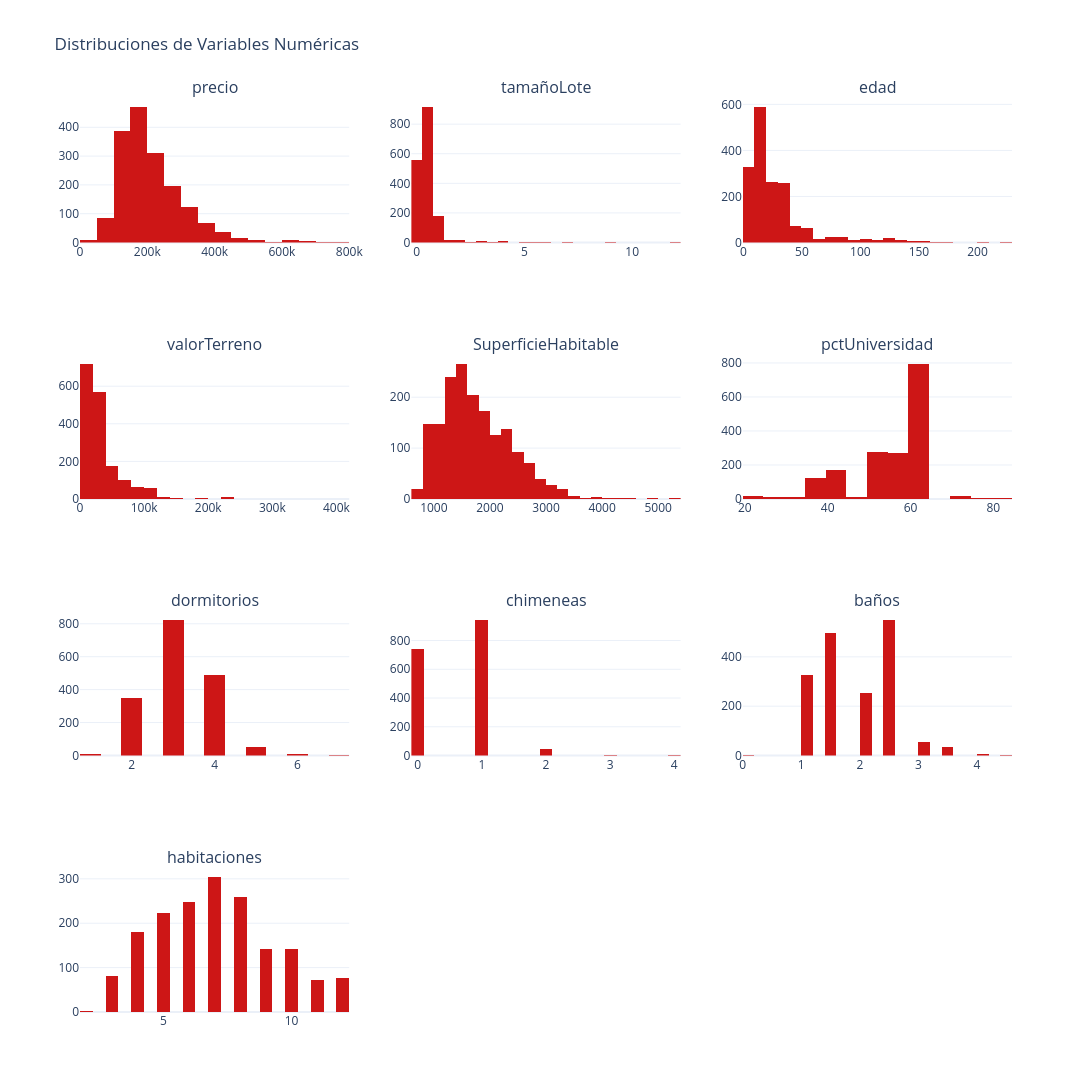

Notebook cell for this chart:
### Code cell
# Datos Numericos
datos_numericos = df.select_dtypes(include=['int', 'float']).columns.tolist()

cols = 3
rows = (len(datos_numericos)+ cols - 1) // cols

#crear subgraficos
fig = make_subplots(rows=rows, cols=cols, subplot_titles=datos_numericos)

#Agregar histogramas por variable
for i, var in enumerate(datos_numericos):
    row = i // cols + 1
    col = i % cols + 1
    fig.add_trace(
        go.Histogram(x=df[var], name=var, marker_color="#cd1616", nbinsx=30),
        row=row, col=col
    )
    
# Ajustes de presentación
fig.update_layout(
    height=300 * rows,
    width=1400,
    title_text='Distribuciones de Variables Numéricas',
    template='plotly_white',
    showlegend=False
)

fig.show()

### Figure 1 — Plotly figure (JSON) as saved in the notebook; plotly's stock layout.template omitted (floating-point values rounded to 4 significant figures; data arrays with more than 128 entries replaced by an {"elided": "..."} marker saying what was removed)
{"data": [{"marker": {"color": "#cd1616"}, "name": "precio", "nbinsx": 30, "type": "histogram", "x": {"elided": "1728 int values"}, "xaxis": "x", "yaxis": "y"}, {"marker": {"color": "#cd1616"}, "name": "tamañoLote", "nbinsx": 30, "type": "histogram", "x": {"elided": "1728 float values"}, "xaxis": "x2", "yaxis": "y2"}, {"marker": {"color": "#cd1616"}, "name": "edad", "nbinsx": 30, "type": "histogram", "x": {"elided": "1728 int values"}, "xaxis": "x3", "yaxis": "y3"}, {"marker": {"color": "#cd1616"}, "name": "valorTerreno", "nbinsx": 30, "type": "histogram", "x": {"elided": "1728 int values"}, "xaxis": "x4", "yaxis": "y4"}, {"marker": {"color": "#cd1616"}, "name": "SuperficieHabitable", "nbinsx": 30, "type": "histogram", "x": {"elided": "1728 int values"}, "xaxis": "x5", "yaxis": "y5"}, {"marker": {"color": "#cd1616"}, "name": "pctUniversidad", "nbinsx": 30, "type": "histogram", "x": {"elided": "1728 int values"}, "xaxis": "x6", "yaxis": "y6"}, {"marker": {"color": "#cd1616"}, "name": "dormitorios", "nbinsx": 30, "type": "histogram", "x": {"elided": "1728 int values"}, "xaxis": "x7", "yaxis": "y7"}, {"marker": {"color": "#cd1616"}, "name": "chimeneas", "nbinsx": 30, "type": "histogram", "x": {"elided": "1728 int values"}, "xaxis": "x8", "yaxis": "y8"}, {"marker": {"color": "#cd1616"}, "name": "baños", "nbinsx": 30, "type": "histogram", "x": {"elided": "1728 float values"}, "xaxis": "x9", "yaxis": "y9"}, {"marker": {"color": "#cd1616"}, "name": "habitaciones", "nbinsx": 30, "type": "histogram", "x": {"elided": "1728 int values"}, "xaxis": "x10", "yaxis": "y10"}], "layout": {"annotations": [{"font": {"size": 16}, "showarrow": false, "text": "precio", "x": 0.1444, "xanchor": "center", "xref": "paper", "y": 1, "yanchor": "bottom", "yref": "paper"}, {"font": {"size": 16}, "showarrow": false, "text": "tamañoLote", "x": 0.5, "xanchor": "center", "xref": "paper", "y": 1, "yanchor": "bottom", "yref": "paper"}, {"font": {"size": 16}, "showarrow": false, "text": "edad", "x": 0.8556, "xanchor": "center", "xref": "paper", "y": 1, "yanchor": "bottom", "yref": "paper"}, {"font": {"size": 16}, "showarrow": false, "text": "valorTerreno", "x": 0.1444, "xanchor": "center", "xref": "paper", "y": 0.7188, "yanchor": "bottom", "yref": "paper"}, {"font": {"size": 16}, "showarrow": false, "text": "SuperficieHabitable", "x": 0.5, "xanchor": "center", "xref": "paper", "y": 0.7188, "yanchor": "bottom", "yref": "paper"}, {"font": {"size": 16}, "showarrow": false, "text": "pctUniversidad", "x": 0.8556, "xanchor": "center", "xref": "paper", "y": 0.7188, "yanchor": "bottom", "yref": "paper"}, {"font": {"size": 16}, "showarrow": false, "text": "dormitorios", "x": 0.1444, "xanchor": "center", "xref": "paper", "y": 0.4375, "yanchor": "bottom", "yref": "paper"}, {"font": {"size": 16}, "showarrow": false, "text": "chimeneas", "x": 0.5, "xanchor": "center", "xref": "paper", "y": 0.4375, "yanchor": "bottom", "yref": "paper"}, {"font": {"size": 16}, "showarrow": false, "text": "baños", "x": 0.8556, "xanchor": "center", "xref": "paper", "y": 0.4375, "yanchor": "bottom", "yref": "paper"}, {"font": {"size": 16}, "showarrow": false, "text": "habitaciones", "x": 0.1444, "xanchor": "center", "xref": "paper", "y": 0.1562, "yanchor": "bottom", "yref": "paper"}], "height": 1200, "showlegend": false, "title": {"text": "Distribuciones de Variables Numéricas"}, "width": 1400, "xaxis": {"anchor": "y", "autorange": true, "domain": [0, 0.2889], "range": [-0.5, 800000.0], "type": "linear"}, "xaxis10": {"anchor": "y10", "autorange": true, "domain": [0, 0.2889], "range": [1.75, 12.25], "type": "linear"}, "xaxis11": {"anchor": "y11", "domain": [0.3556, 0.6444]}, "xaxis12": {"anchor": "y12", "domain": [0.7111, 1]}, "xaxis2": {"anchor": "y2", "autorange": true, "domain": [0.3556, 0.6444], "range": [-0.25, 12.25], "type": "linear"}, "xaxis3": {"anchor": "y3", "autorange": true, "domain": [0.7111, 1], "range": [-0.5, 229.5], "type": "linear"}, "xaxis4": {"anchor": "y4", "autorange": true, "domain": [0, 0.2889], "range": [-0.5, 420000.0], "type": "linear"}, "xaxis5": {"anchor": "y5", "autorange": true, "domain": [0.3556, 0.6444], "range": [599.5, 5400.0], "type": "linear"}, "xaxis6": {"anchor": "y6", "autorange": true, "domain": [0.7111, 1], "range": [19.5, 84.5], "type": "linear"}, "xaxis7": {"anchor": "y7", "autorange": true, "domain": [0, 0.2889], "range": [0.75, 7.25], "type": "linear"}, "xaxis8": {"anchor": "y8", "autorange": true, "domain": [0.3556, 0.6444], "range": [-0.1, 4.1], "type": "linear"}, "xaxis9": {"anchor": "y9", "autorange": true, "domain": [0.7111, 1], "range": [3.608e-16, 4.6], "type": "linear"}, "yaxis": {"anchor": "x", "autorange": true, "domain": [0.8438, 1], "range": [0, 494.7]}, "yaxis10": {"anchor": "x10", "autorange": true, "domain": [0, 0.1562], "range": [0, 321.1]}, "yaxis11": {"anchor": "x11", "domain": [0, 0.1562]}, "yaxis12": {"anchor": "x12", "domain": [0, 0.1562]}, "yaxis2": {"anchor": "x2", "autorange": true, "domain": [0.8438, 1], "range": [0, 963.2]}, "yaxis3": {"anchor": "x3", "autorange": true, "domain": [0.8438, 1], "range": [0, 618.9]}, "yaxis4": {"anchor": "x4", "autorange": true, "domain": [0.5625, 0.7188], "range": [0, 757.9]}, "yaxis5": {"anchor": "x5", "autorange": true, "domain": [0.5625, 0.7188], "range": [0, 280]}, "yaxis6": {"anchor": "x6", "autorange": true, "domain": [0.5625, 0.7188], "range": [0, 837.9]}, "yaxis7": {"anchor": "x7", "autorange": true, "domain": [0.2812, 0.4375], "range": [0, 865.3]}, "yaxis8": {"anchor": "x8", "autorange": true, "domain": [0.2812, 0.4375], "range": [0, 991.6]}, "yaxis9": {"anchor": "x9", "autorange": true, "domain": [0.2812, 0.4375], "range": [0, 577.9]}}}
